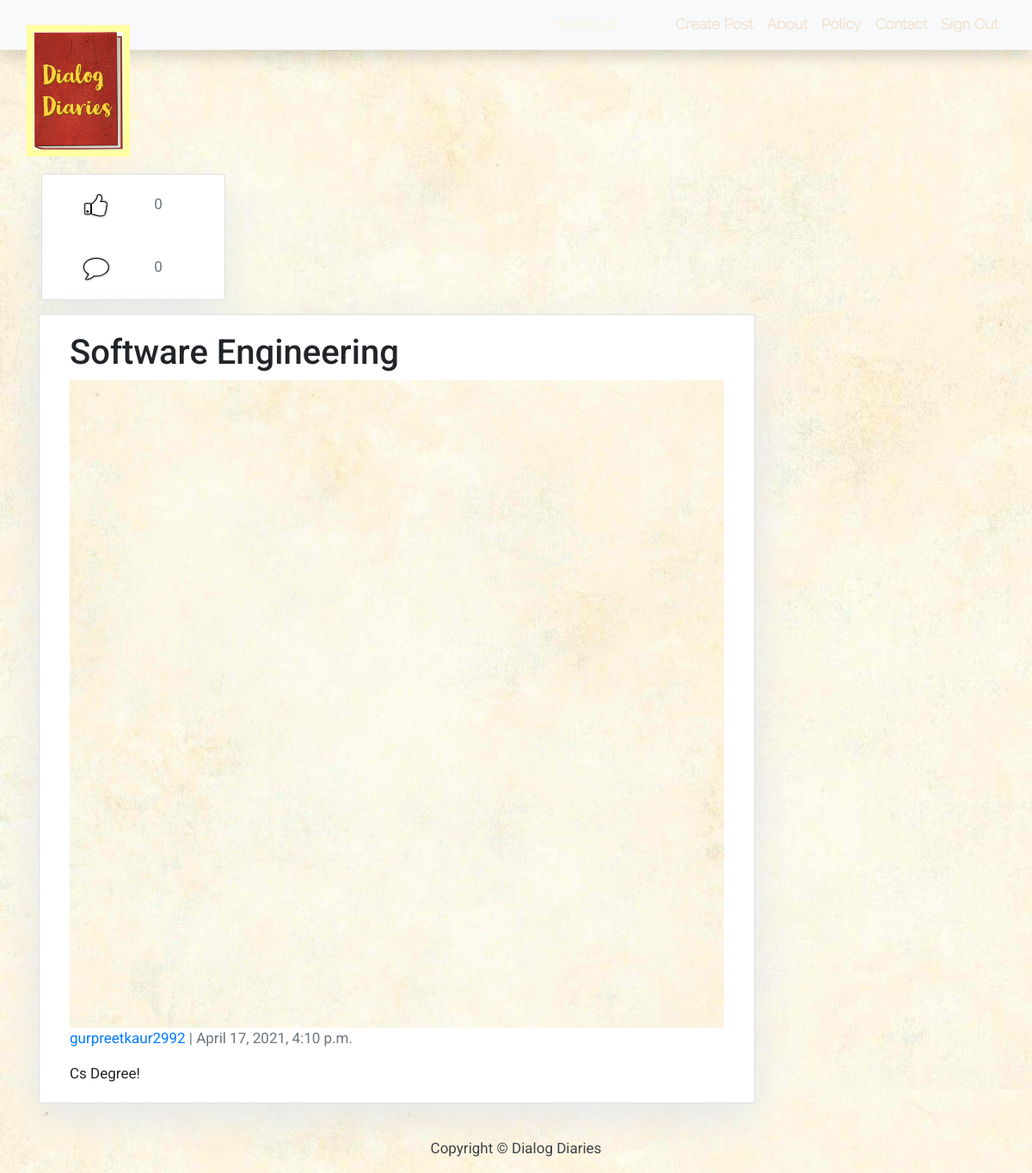
The app's page /software-engineering/ (signed in) with its own data.
### blog/models.py (models this page shows, shortened)
class Post(models.Model):
    title = models.CharField(max_length=200, unique=True)
    slug = models.SlugField(max_length=200, unique=True)
    author = models.ForeignKey('auth.User', on_delete=models.CASCADE)
    updated_on = models.DateTimeField(auto_now=True)
    content = models.TextField()
    image = models.ImageField(upload_to='images/', blank=True, null=True)
    created_on = models.DateTimeField(auto_now_add=True)
    class Meta:
        ordering = ['-created_on']

### blog/views.py (the view)
# urls.py: path('<slug:slug>/', views.GetPostDetails.PostDetails, name='post_detail'),
    def PostDetails(request, slug):
        post = Post.objects.filter(slug=slug)[0]
        template = loader.get_template('post_detail.html')
        comment_count = Comment.objects.filter(post=post).count()
        like_count = Like.objects.filter(post=post).count()
        context = {'post': post, 'total_comments': comment_count, 'total_likes': like_count}
        return HttpResponse(template.render(context, request))

### templates/post_detail.html (shortened to what this page needs)
{% extends 'base.html' %} {% block content %}
{% block sidebar %} {% include 'sidebar.html' %} {% endblock sidebar %}
<div class="margin-top container">
  <div>
    <div class="col-md-9 card mb-4  mt-3 left  top">
      <div class="card-body">
        <h1>{% block title %} {{ post.title }} {% endblock title %}</h1>
        {% if post.image %}
        <img class="post-image" src="../media/{{post.image}}">
        {% endif %}
        <p class=" text-muted"> <a href="{% url 'post_user_profile' pk=post.pk %}"> {{ post.author }} </a>| {{ post.created_on }}</p>
        <p class="card-text ">{{ post.content | safe }}</p>
      </div>
    </div>
  </div>
</div>
{% endblock content %}

### blog/static/css/index.css (style rules this page uses)
body { font-family: "Roboto", sans-serif; font-size: 18px; background-color: #fdfdfd; background: url('../images/backgroundPage.jpg'); }
.card { box-shadow: 0 16px 48px #E3E7EB; }

### blog/static/css/base.css (style rules this page uses)
body { font-size: 17px; background-color: #fdfdfd; }
.margin-top { margin-top: 10%; }

### blog/static/css/sign_in.css (style rules this page uses)
.card { display: inline-block; width: 100%; }

### blog/static/css/blog_post.css (style rules this page uses)
.post-image { width: 100%; }

### records on screen
Post: title "Software Engineering", image (picture), author "gurpreetkaur2992", created_on "April 17, 2021, 4:10 p.m.", content "Cs Degree!"

### other values on screen
{{ total_likes }} "0"
{{ total_comments }} "0"
